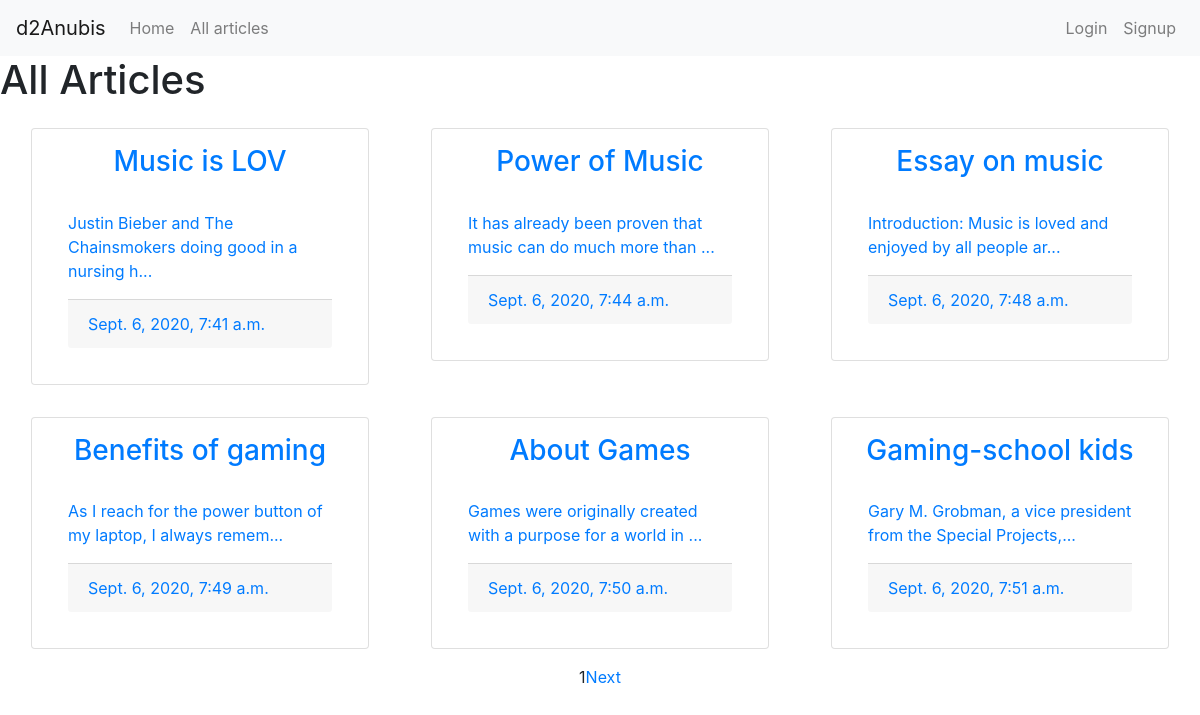
The app's page /articles/ with its own data.
### articles/models.py (models this page shows, shortened)
class Article(models.Model):
    topic= models.CharField(max_length=20)
    body = models.TextField()
    date = models.DateTimeField(auto_now_add=True)
    image = models.ImageField(blank=True)
    category = models.CharField(max_length=20, choices=CATEGORY_CHOICES, default='gaming')
    def snippet(self):
        temp =  striphtml(self.body)
        return temp[:60] + '...'

### articles/views.py (the view)
# urls.py: url(r'^articles/', include('articles.urls')),
def articles(request):
    articles = Article.objects.all().order_by('id')
    paginator = Paginator(articles,6)
    page_number = request.GET.get('page')
    page_obj = paginator.get_page(page_number)
    return render(request,'articles/articlespage.html',{'page_obj': page_obj})

### articles/models.py (called while the page is built)
def striphtml(data):
    p = re.compile(r'<.*?>')
    return p.sub('', data)

### articles/Templates/articles/articlespage.html (shortened to what this page needs)
{%extends 'base_layout.html'%} {%block content%}
<h1>All Articles</h1>
<div class="row m-0 p-0">
  {% for article in page_obj %}
  <div class="col-xl-4 col-lg-4 col-md-4 col-sm-12 col-xs-12 p-10">
    <div class="card m-3 p-3">
      <a href="{% url 'articles:detail' slug=article.id %}">
        <h3 class="card-title" style="text-align: center">{{article.topic}}</h3>
        <div class="card-body">
          <p>{{ article.snippet | safe}}</p>
          <div class="card-footer">{{ article.date}}</div>
        </div>
      </a>
    </div>
  </div>
  {% endfor %}
</div>
{% if page_obj.has_other_pages %}
<ul
  class="pagination"
  style="display: flex; justify-content: center; align-items: center"
>
  {% for i in page_obj.paginator.page_range %} {% if page_obj.number == i %}
  <li class="active">
    <span>{{ i }} <span class="sr-only">(current)</span></span>
  </li>
  {% endif %}
  {% endfor %}
  {% if page_obj.has_next %}
  <li><a href="?page={{ page_obj.next_page_number }}">Next</a></li>
  {% endif %}
</ul>
{% endif %} {%endblock%}

### articles/Templates/articles/articlespage.html (style rules this page uses)
a:link { text-decoration: none; }

### records on screen
Article: topic "Music is LOV", snippet "Justin Bieber and The Chainsmokers doing good in a nursing h...", date "Sept. 6, 2020, 7:41 a.m."
Article: topic "Power of Music", snippet "It has already been proven that music can do much more than ...", date "Sept. 6, 2020, 7:44 a.m."
Article: topic "Essay on music", snippet "Introduction: Music is loved and enjoyed by all people ar...", date "Sept. 6, 2020, 7:48 a.m."
Article: topic "Benefits of gaming", snippet "As I reach for the power button of my laptop, I always remem...", date "Sept. 6, 2020, 7:49 a.m."
Article: topic "About Games", snippet "Games were originally created with a purpose for a world in ...", date "Sept. 6, 2020, 7:50 a.m."
Article: topic "Gaming-school kids", snippet "Gary M. Grobman, a vice president from the Special Projects,...", date "Sept. 6, 2020, 7:51 a.m."

### other values on screen
{{ i }} "1"
